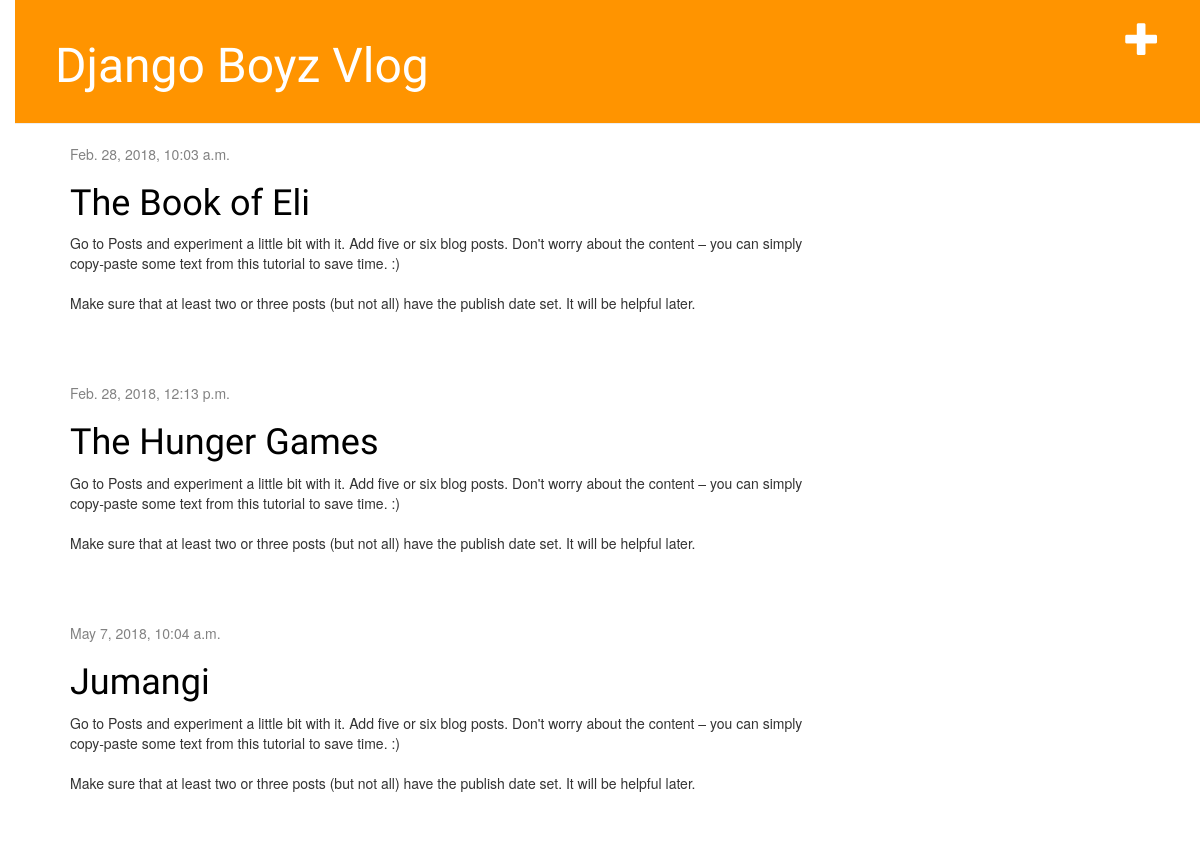
Before: / with the older database file.
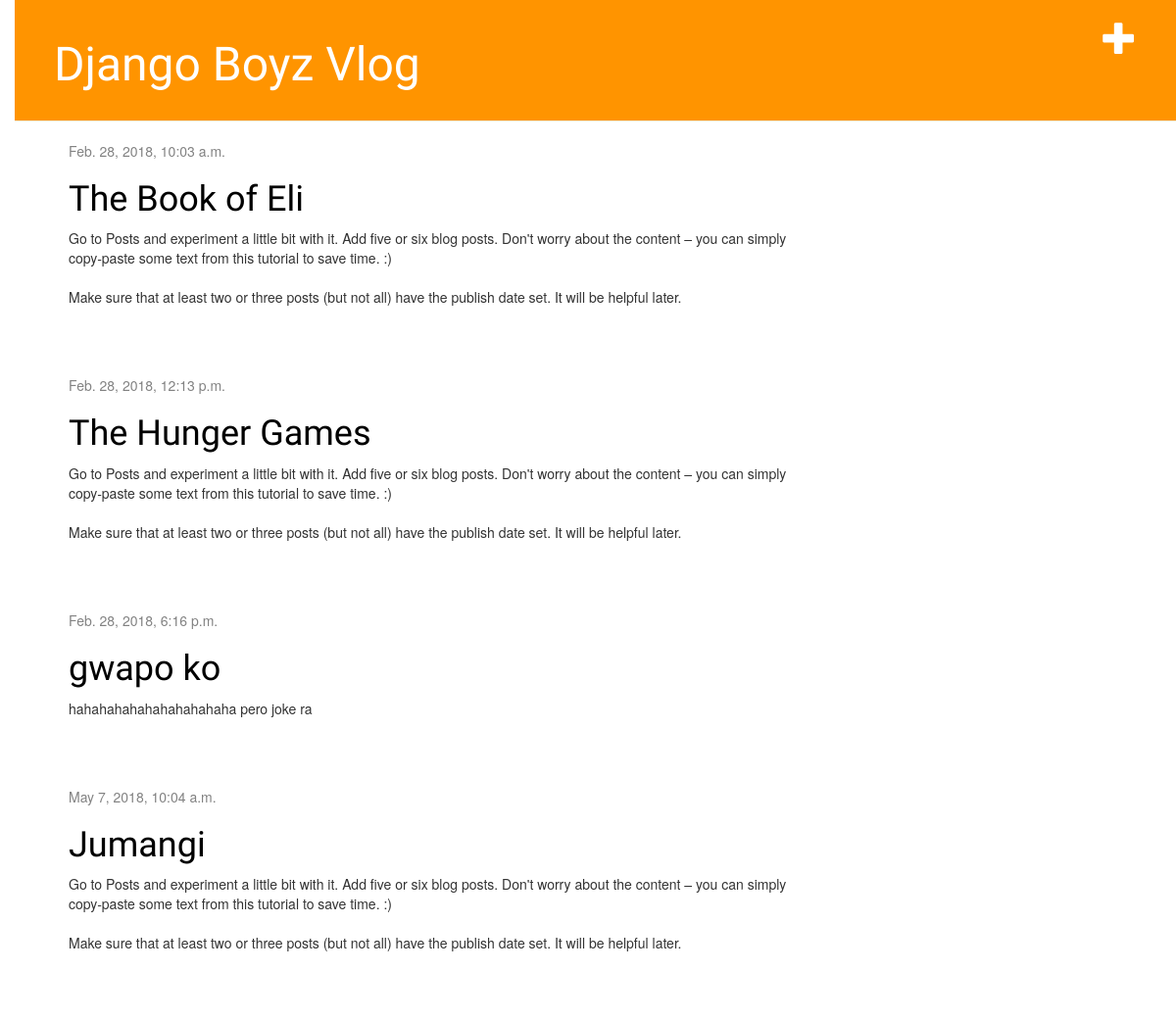
After: the same page with the newer database file.
### blog/models.py (models this page shows, shortened)
class Post(models.Model):
    author = models.ForeignKey('auth.User', on_delete=models.CASCADE)
    title = models.CharField(max_length=200)
    text = models.TextField()
    created_date = models.DateTimeField(
            default=timezone.now)
    published_date = models.DateTimeField(
            blank=True, null=True)

### blog/views.py (the view)
# urls.py: url(r'^$', views.post_list, name='post_list'),
def post_list(request):
	posts = Post.objects.filter(published_date__lte=timezone.now()).order_by('published_date')
	return render(request, 'blog/post_list.html', {'posts':posts})
	return render(request, 'blog/post_list.html', {'posts':posts})

### blog/templates/blog/post_list.html
{% extends 'base.html' %}
{% block content %}
	{% for post in posts %}
			<div class="post">
				<div class="date">
						{{ post.published_date }}
				</div>
				<h1><a href="{%	url 'post_detail' pk=post.pk %}">{{ post.title }}</a></h1>
				<p>{{ post.text |linebreaksbr }}</p>
			</div>
	{% endfor %}
{% endblock %}

### blog/templates/base.html (shortened to what this page needs)
{%	load	staticfiles	%}
<html>
<head>
	<link rel="stylesheet" href="//maxcdn.bootstrapcdn.com/bootstrap/3.2.0/css/bootstrap.min.css">
	<link rel="stylesheet" href="//maxcdn.bootstrapcdn.com/bootstrap/3.2.0/css/bootstrap-theme.min.css">
	<link rel="stylesheet" href="{%	static 'css/blog.css' %}">
</head>
<body>
	<div class="page-header">
		<a	href="{% url 'post_new' %}"	class="top-menu"><span class="glyphicon glyphicon-plus"></span></a>
		<h1><a href="/">Django Boyz Vlog</a></h1>
	</div>
		<div class="content	container">
			<div class="row">
				<div class="col-md-8">
					{% block content %}
					{% endblock	%}
				</div>
			</div>
		</div>
</body>
</html>

### blog/static/css/blog.css (style rules this page uses)
h1 a { color: #FCA205; font-family: 'Lobster'; }
body { padding-left: 15px; }
.page-header { background-color: #ff9400; margin-top: 0; padding: 20px 20px 20px 40px; }
.page-header h1, .page-header h1 a, .page-header h1 a:visited, .page-header h1 a:active { color: #ffffff; font-size: 36pt; text-decoration: none; }
.content { margin-left: 40px; }
h1, h2, h3, h4 { font-family: 'Lobster', cursive; }
.date { color: #828282; }
.top-menu, .top-menu:hover, .top-menu:visited { color: #ffffff; float: right; font-size: 26pt; margin-right: 20px; }
.post { margin-bottom: 70px; }
.post h1 a, .post h1 a:visited { color: #000000; }

Changed rows visible on the page:
added Post: published_date "Feb. 28, 2018, 6:16 p.m.", title "gwapo ko", text "hahahahahahahahahahaha pero joke ra"
